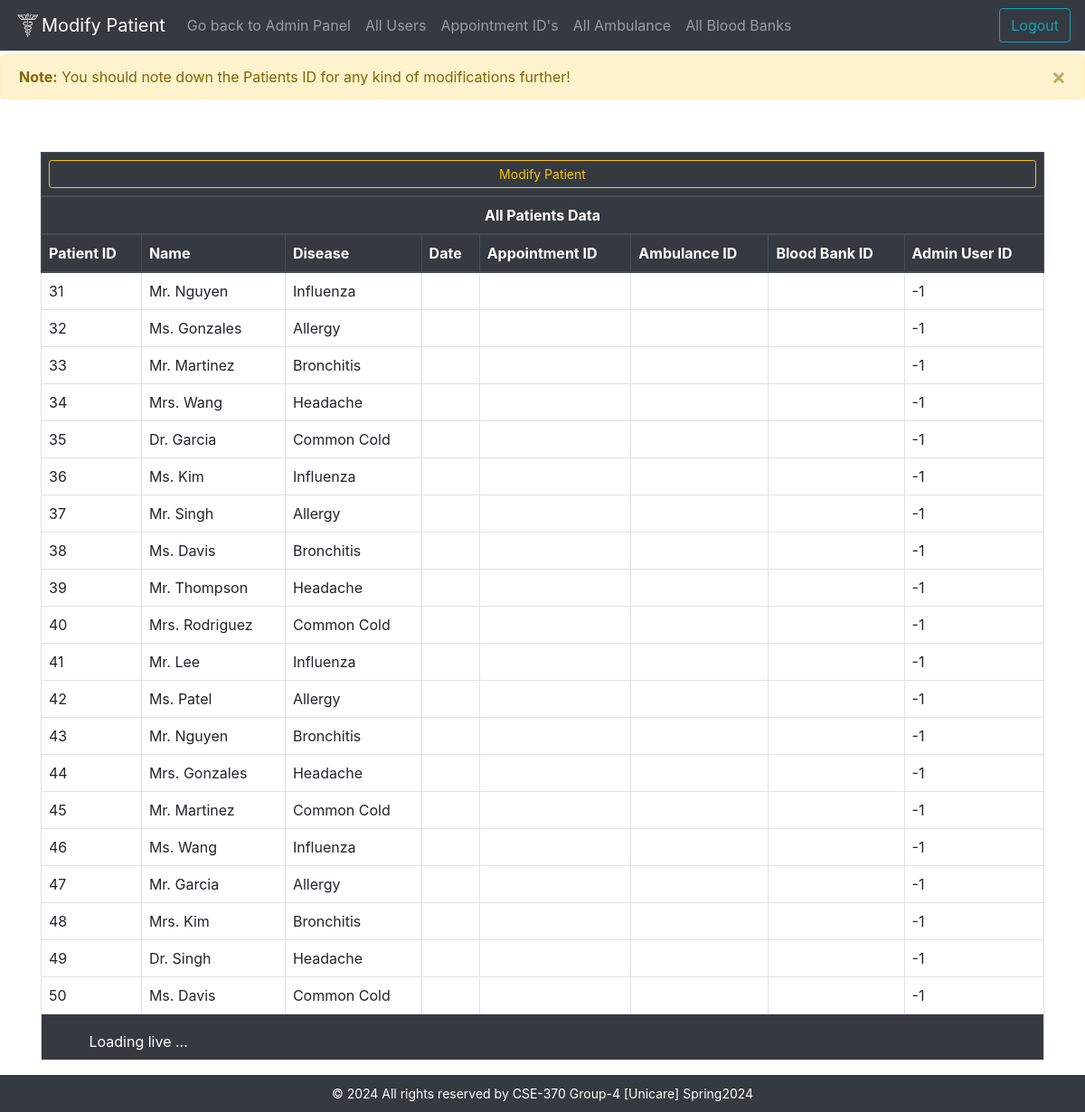
The app's page /Unicare/admin/patient/patient.php with its own data.
### tables this page shows
CREATE TABLE `patient` (
  `User_id` int(10) NOT NULL,
  `Disease` varchar(500) DEFAULT NULL,
  `Date` date DEFAULT NULL,
  `Appointment_id` int(10) DEFAULT NULL,
  `Ambulance_id` int(10) DEFAULT NULL,
  `Bloodbank_id` int(10) DEFAULT NULL,
  `Admin_user_id` int(10) DEFAULT NULL
);

CREATE TABLE `users` (
  `user_id` int(10) NOT NULL,
  `age` int(11) DEFAULT NULL,
  `address` varchar(100) DEFAULT NULL,
  `name` varchar(20) NOT NULL
);

### Unicare/admin/patient/patient.php (the view, shortened to what this page needs)
<!DOCTYPE html>
<html lang="en">
<head>
    <link rel="stylesheet" href="../../css/bootstrap/css/bootstrap.min.css">
    <link rel="stylesheet" href="../../css/style.css">
</head>
<body>
<body>
    <nav class="navbar navbar-expand-lg fixed-top navbar-dark bg-dark">
        <a class="navbar-brand" href="#"><img src="../../media/favicon.png" width="30" height="30" class="d-inline-block align-top" alt="">Modify Patient</a>
          <div class="collapse navbar-collapse" id="navbarSupportedContent">
          <ul class="navbar-nav mr-auto">
            <li class="nav-item">
            <a class="nav-link" href="../admin_panel.php">Go back to Admin Panel</a>
            </li>
            <li class="nav-item">
            <a class="nav-link" href="showall.php">All Users</a>
            </li>
            <li class="nav-item">
            <a class="nav-link" href="allapointment.php">Appointment ID's</a>
            </li>
            <li class="nav-item">
            <a class="nav-link" href="allambulance.php">All Ambulance </a>
            </li>
            <li class="nav-item">
            <a class="nav-link" href="allbloodbank.php">All Blood Banks</a>
            </li>
        </ul>
        <a class="btn btn-outline-info ml-aut"  href="../../signout.php" role="button" >Logout</a>
      </nav>
      <div class="admin_alert">
    <div class="alert alert-warning alert-dismissible fade show" role="alert">
        <strong>Note:</strong> You should note down the Patients ID for any kind of modifications further!
        <button type="button" class="close" data-dismiss="alert" aria-label="Close">
            <span aria-hidden="true">&times;</span>
        </button>
    </div>
</div>
<?php
require_once '../../dbconnect.php';
?>
<div class="container mt-5" id="table">
    <div class="table-responsive">
        <table class="table custom-table">
            <thead class="thead-dark">
                <tr>
                    <th colspan="8" class="text-center"><button type="button" class="btn btn-outline-warning btn-sm btn-block" data-toggle="modal" data-target="#addAdminModal">Modify Patient</button></th>
                </tr>
                <tr>
                    <th colspan="8" class="text-center">All Patients Data</th>
                </tr>
                <tr>
                    <th>Patient ID</th>
                    <th>Name</th>
                    <th>Disease</th>
                    <th>Date</th>
                    <th>Appointment ID</th>
                    <th>Ambulance ID</th>
                    <th>Blood Bank ID</th>
                    <th>Admin User ID</th>
                </tr>
            </thead>
            <tbody>
                <?php
                $sql = "SELECT P.User_id, U.name AS Name, P.Disease, P.Date, P.Appointment_id, P.Ambulance_id, P.Bloodbank_id, P.Admin_user_id
                        FROM Patient P
                        INNER JOIN Users U ON P.User_id = U.user_id";
                $result = mysqli_query($conn, $sql);
                if (mysqli_num_rows($result) > 0) {
                    while($row = mysqli_fetch_assoc($result)) {
                        echo "<tr>";
                        echo "<td>" . $row['User_id'] . "</td>";
                        echo "<td>" . $row['Name'] . "</td>";
                        echo "<td>" . $row['Disease'] . "</td>";
                        echo "<td>" . $row['Date'] . "</td>";
                        echo "<td>" . $row['Appointment_id'] . "</td>";
                        echo "<td>" . $row['Ambulance_id'] . "</td>";
                        echo "<td>" . $row['Bloodbank_id'] . "</td>";
                        echo "<td>" . $row['Admin_user_id'] . "</td>";
                        echo "</tr>";
                    }
                } else {
                    echo "<tr><td colspan='8'>No records found</td></tr>";
                }
                ?>
            </tbody>
            <tfoot class="bg-dark text-white">
                <tr>
                    <td colspan="10">
                    <span class="ml-2">Loading live ...</span>
                    </td>
                </tr>
            </tfoot>
        </table>
    </div>
</div>
<footer class="footer">
        <?php
        $year = date("Y");
        echo "© $year All rights reserved by CSE-370 Group-4 [Unicare] Spring2024";
        ?>
    </footer>
</body>
</html>

### Unicare/css/style.css (style rules this page uses)
.custom-table { border: 1px solid #dee2e6; border-collapse: collapse; }
.custom-table th, .custom-table td { border: 1px solid #dee2e6; padding: 8px; }
.custom-table thead { background-color: #343a40; color: #fff; }
table { margin-top: 10px; }
.admin_alert { margin-top: 60px; }
.footer { font-size: 14px; background-color: #343a40; color: white; text-align: center; padding: 10px 0; }
html, body { height: 100%; margin: 0; padding: 0; }

### records on screen
patient: User_id "31", User_id.name "Mr. Nguyen", Disease "Influenza", Admin_user "-1"
patient: User_id "32", User_id.name "Ms. Gonzales", Disease "Allergy", Admin_user "-1"
patient: User_id "33", User_id.name "Mr. Martinez", Disease "Bronchitis", Admin_user "-1"
patient: User_id "34", User_id.name "Mrs. Wang", Disease "Headache", Admin_user "-1"
patient: User_id "35", User_id.name "Dr. Garcia", Disease "Common Cold", Admin_user "-1"
patient: User_id "36", User_id.name "Ms. Kim", Disease "Influenza", Admin_user "-1"
patient: User_id "37", User_id.name "Mr. Singh", Disease "Allergy", Admin_user "-1"
patient: User_id "38", User_id.name "Ms. Davis", Disease "Bronchitis", Admin_user "-1"
patient: User_id "39", User_id.name "Mr. Thompson", Disease "Headache", Admin_user "-1"
patient: User_id "40", User_id.name "Mrs. Rodriguez", Disease "Common Cold", Admin_user "-1"
patient: User_id "41", User_id.name "Mr. Lee", Disease "Influenza", Admin_user "-1"
patient: User_id "42", User_id.name "Ms. Patel", Disease "Allergy", Admin_user "-1"
patient: User_id "43", User_id.name "Mr. Nguyen", Disease "Bronchitis", Admin_user "-1"
patient: User_id "44", User_id.name "Mrs. Gonzales", Disease "Headache", Admin_user "-1"
patient: User_id "45", User_id.name "Mr. Martinez", Disease "Common Cold", Admin_user "-1"
patient: User_id "46", User_id.name "Ms. Wang", Disease "Influenza", Admin_user "-1"
patient: User_id "47", User_id.name "Mr. Garcia", Disease "Allergy", Admin_user "-1"
patient: User_id "48", User_id.name "Mrs. Kim", Disease "Bronchitis", Admin_user "-1"
patient: User_id "49", User_id.name "Dr. Singh", Disease "Headache", Admin_user "-1"
patient: User_id "50", User_id.name "Ms. Davis", Disease "Common Cold", Admin_user "-1"
